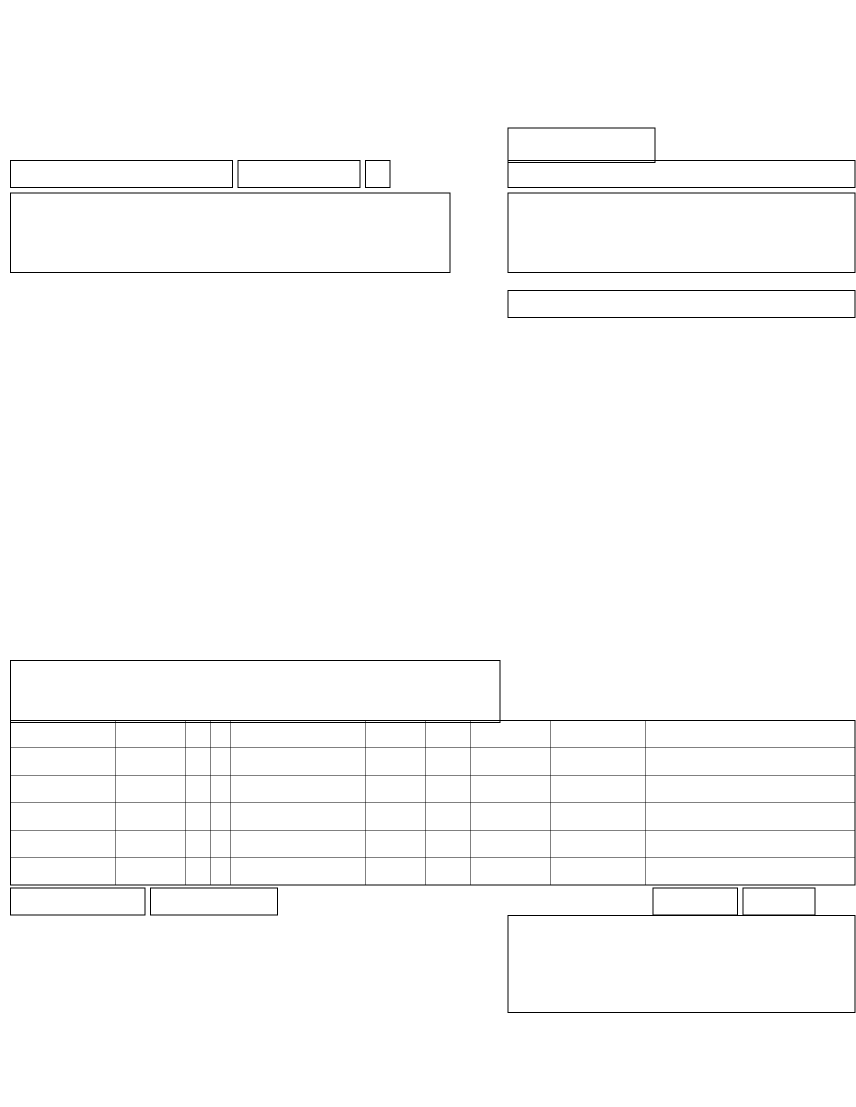
#> input picture synthetic_ref_cms1500.png, 1712 x 2214 px (shown at 1/2 size)
$ python -i orientation_hint.py   (imports and definitions only)
#> lines starting #> are read from the running program, lines starting #| are printed output that depends on the picture; after the words box and inside, x2 and y2 are one past the last pixel; in counts of white or black regions, pixels touching at a corner belong together
"""Page orientation hints for registration recovery (before fail-closed).

Local edge-projection ranks {0,90,180,270}. Optional gated VLM (gpt-4o) may
prefer one angle when ``CDP_REGISTRATION_ORIENTATION_VLM=1`` and Azure review
is configured — never on the common path, never softens Acceptance gates.
"""

from __future__ import annotations

import os
from collections.abc import Callable
from dataclasses import dataclass

import cv2
import numpy as np
from PIL import Image


@dataclass(frozen=True)
class OrientationHint:
    degrees: int
    score: float
    source: str  # local_edge | vlm | rotation_estimate


def _as_gray(image: Image.Image) -> np.ndarray:
    arr = np.asarray(image.convert("L"), dtype=np.uint8)
    # Downscale for cheap scoring.
    h, w = arr.shape[:2]
    scale = min(1.0, 512.0 / max(h, w))
    if scale < 1.0:
        arr = cv2.resize(
            arr,
            (max(1, int(w * scale)), max(1, int(h * scale))),
            interpolation=cv2.INTER_AREA,
        )
    return arr


def score_orientation_edge_alignment(image: Image.Image, degrees: int) -> float:
    """Higher = more horizontal text-line energy (CMS forms are landscape-ish tall)."""
    gray = _as_gray(image)
    if degrees % 360 != 0:
        # PIL rotate is counter-clockwise; match rotate_page_for_orientation.
        rot = Image.fromarray(gray).rotate(degrees, expand=True, fillcolor=255)
        gray = np.asarray(rot, dtype=np.uint8)
    edges = cv2.Canny(gray, 60, 160)
    # Prefer strong horizontal projections (form ruled lines / text rows).
    row_energy = float(np.std(edges.mean(axis=1)))
    col_energy = float(np.std(edges.mean(axis=0)))
    # CMS portrait page: horizontal rulings dominate when upright.
    return row_energy - 0.35 * col_energy


def rank_orientation_degrees(
    image: Image.Image,
    *,
    candidates: tuple[int, ...] = (0, 180, 90, 270),
    prefer_degrees: int | None = None,
) -> list[OrientationHint]:
    """Rank candidate rotations; optional prefer_degrees floats to the front."""
    scored = [
        OrientationHint(
            degrees=d % 360,
            score=score_orientation_edge_alignment(image, d),
            source="local_edge",
        )
        for d in candidates
    ]
    scored.sort(key=lambda h: h.score, reverse=True)
    if prefer_degrees is None:
        return scored
    prefer = int(prefer_degrees) % 360
    preferred = [h for h in scored if h.degrees == prefer]
    rest = [h for h in scored if h.degrees != prefer]
    if preferred:
        top = OrientationHint(prefer, preferred[0].score, preferred[0].source)
        return [top, *rest]
    return [
        OrientationHint(prefer, 0.0, "rotation_estimate"),
        *scored,
    ]


# [71 lines left out: functions rotation_estimate_to_degrees, orientation_vlm_enabled, maybe_vlm_orientation_degrees, ordered_orientation_attempts, not called in this run]

>>> from PIL import Image
>>> picture = Image.open('../../synthetic_ref_cms1500.png')
#> picture is the input picture: PIL image 1712x2214 L; 98.7% white; black in thin lines or dots, all inside (x1, y1, x2, y2) = (20, 255, 1711, 2026)
>>> result = rank_orientation_degrees(picture)
#> call 2 of score_orientation_edge_alignment, with degrees = 180
#> in score_orientation_edge_alignment (call 2), `rot = Image.fromarray(gray).rotate(degrees, expand=True, fillcolor=255)`:
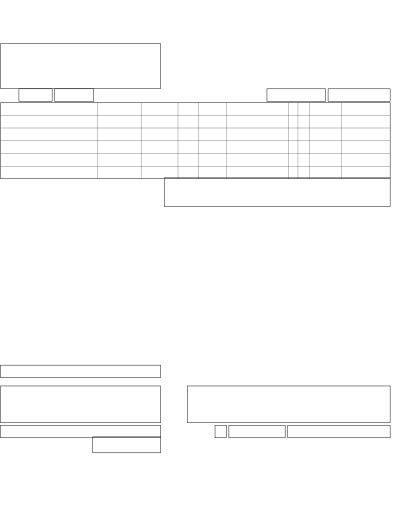
#> rot: PIL image 395x512 L; min 65, max 255, mean 251.6
#> in score_orientation_edge_alignment (call 2), `edges = cv2.Canny(gray, 60, 160)`:
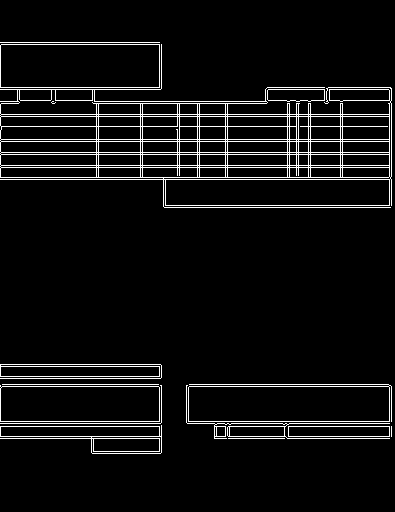
#> edges: shape (512, 395); 5.7% white in thin lines or dots, all inside (x1, y1, x2, y2) = (0, 42, 392, 454)
#> in score_orientation_edge_alignment (call 2), `row_energy = float(np.std(edges.mean(axis=1)))`: row_energy = 48.09
#> in score_orientation_edge_alignment (call 2), `col_energy = float(np.std(edges.mean(axis=0)))`: col_energy = 10.02
#> call 3 of score_orientation_edge_alignment, with degrees = 90
#> in _as_gray (call 3), `arr = cv2.resize( arr, (max(1, int(w * scale)), max(1, int(h * scale))..`:
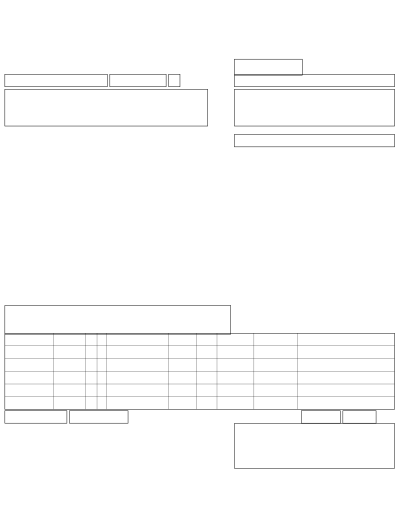
#> arr: shape (512, 395); min 65, max 255, mean 251.6
#> in score_orientation_edge_alignment (call 3), `rot = Image.fromarray(gray).rotate(degrees, expand=True, fillcolor=255)`:
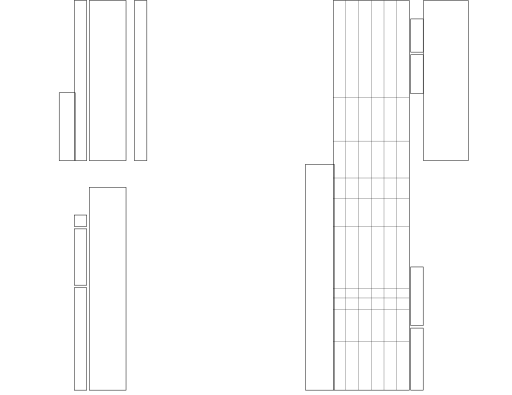
#> rot: PIL image 512x395 L; min 65, max 255, mean 251.6
#> in score_orientation_edge_alignment (call 3), `edges = cv2.Canny(gray, 60, 160)`:
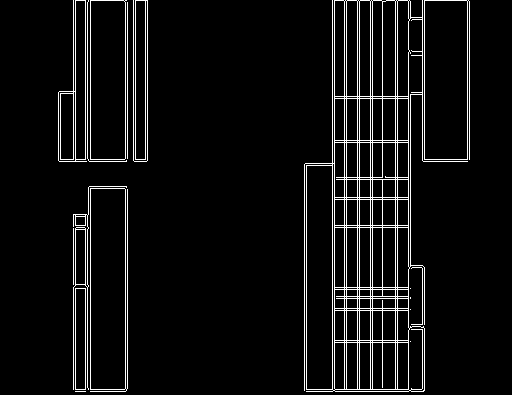
#> edges: shape (395, 512); 5.7% white in thin lines or dots, all inside (x1, y1, x2, y2) = (58, 0, 470, 392)
#> in score_orientation_edge_alignment (call 3), `row_energy = float(np.std(edges.mean(axis=1)))`: row_energy = 10
#> in score_orientation_edge_alignment (call 3), `col_energy = float(np.std(edges.mean(axis=0)))`: col_energy = 48.48
#> call 4 of score_orientation_edge_alignment, with degrees = 270
#> in score_orientation_edge_alignment (call 4), `rot = Image.fromarray(gray).rotate(degrees, expand=True, fillcolor=255)`:
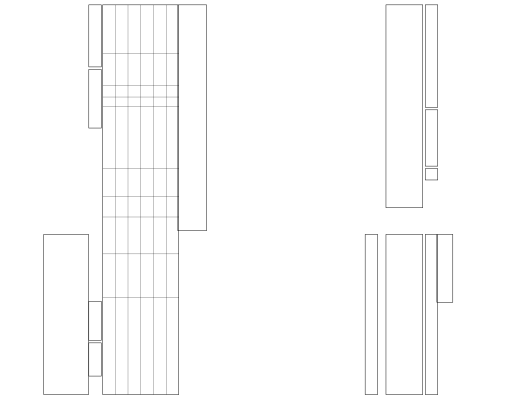
#> rot: PIL image 512x395 L; min 65, max 255, mean 251.6
#> in score_orientation_edge_alignment (call 4), `edges = cv2.Canny(gray, 60, 160)`:
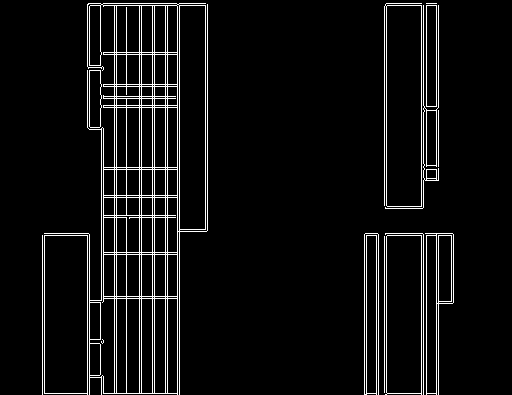
#> edges: shape (395, 512); 5.7% white in thin lines or dots, all inside (x1, y1, x2, y2) = (42, 3, 454, 395)
#> in score_orientation_edge_alignment (call 4), `row_energy = float(np.std(edges.mean(axis=1)))`: row_energy = 10.11
#> in score_orientation_edge_alignment (call 4), `col_energy = float(np.std(edges.mean(axis=0)))`: col_energy = 48.09
#> in rank_orientation_degrees, `scored = [ OrientationHint( degrees=d % 360, score=score_orientation_e..`: scored = 4 items
#> result = 4 items
